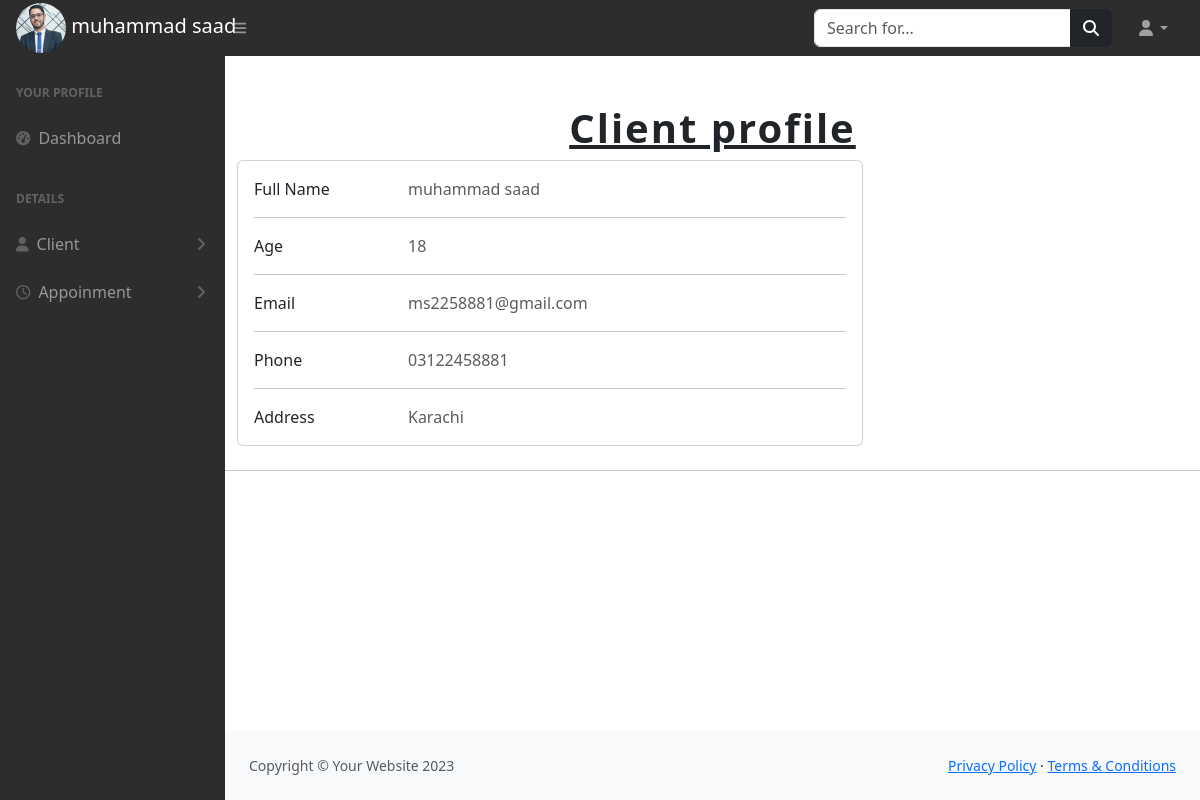
Screenshot of /lawyer-panel/clientprofile.php?id=10 (signed in) with the database file from the repository.
### tables this page shows
CREATE TABLE `lawyer` (
  `id` int(255) NOT NULL,
  `name` varchar(255) NOT NULL,
  `case` int(255) NOT NULL,
  `email` varchar(255) NOT NULL,
  `password` varchar(255) NOT NULL,
  `phone` int(255) NOT NULL,
  `experience` varchar(255) NOT NULL,
  `address` text NOT NULL,
  `image` varchar(255) NOT NULL
);

CREATE TABLE `client_register` (
  `id` int(255) NOT NULL,
  `name` varchar(255) NOT NULL,
  `age` int(255) NOT NULL,
  `email` varchar(255) NOT NULL,
  `password` varchar(255) NOT NULL,
  `phone` varchar(255) NOT NULL,
  `address` text NOT NULL,
  `image` varchar(255) NOT NULL
);

### lawyer-panel/clientprofile.php (the view, shortened to what this page needs)
<?php
include('includes/header.php');
include('includes/topbar.php');
include('includes/sidebar.php');
include("../config.php");
$client_id=$_GET['id'];
$profile="SELECT*FROM `client_register` where id='$client_id'";
$run=mysqli_query($connection,$profile);
if (mysqli_num_rows($run)>0) {
    while ($data=mysqli_fetch_assoc($run)) {
?>
<!DOCTYPE html>
<html lang="en">
<head>
</head>
<body>
  <section >
    <div class="container mt-5 mb-5">
    <h1 style="text-align:center;font-weight:800;letter-spacing:2px;text-decoration:underline;">Client profile</h1>
    <div class="row">
      <div class="col-lg-8">
        <div class="card mb-4">
          <div class="card-body">
            <div class="row">
              <div class="col-sm-3">
                <p class="mb-0">Full Name</p>
              </div>
              <div class="col-sm-9">
                <p class="text-muted mb-0"><?php echo $data['name']?></p>
              </div>
            </div>
            <hr>
            <div class="row">
              <div class="col-sm-3">
                <p class="mb-0">Age</p>
              </div>
              <div class="col-sm-9">
                <p class="text-muted mb-0"><?php echo $data['age']?></p>
              </div>
            </div>
            <hr>
            <div class="row">
              <div class="col-sm-3">
                <p class="mb-0">Email</p>
              </div>
              <div class="col-sm-9">
                <p class="text-muted mb-0"><?php echo $data['email']?></p>
              </div>
            </div>
            <hr>
            <div class="row">
              <div class="col-sm-3">
                <p class="mb-0">Phone</p>
              </div>
              <div class="col-sm-9">
                <p class="text-muted mb-0"><?php echo $data['phone']?></p>
              </div>
            </div>
            <hr>
            <div class="row">
              <div class="col-sm-3">
                <p class="mb-0">Address</p>
              </div>
              <div class="col-sm-9">
                <p class="text-muted mb-0"><?php echo $data['address']?></p>
              </div>
            </div>
          </div>
        </div>
      </div>
      <hr>
      </section>
<?php
 }
}
?>
<?php
include('includes/footer.php');
?>
</body>
</html>

### lawyer-panel/includes/topbar.php (shortened to what this page needs)
<nav class="sb-topnav navbar navbar-expand navbar-dark" style="background-color:#2e2d2d;" >
            <?php
            include("../config.php");
            $id=$_SESSION['id'];
            $query="SELECT*FROM `lawyer` as l inner join `cases` as c on l.case=c.cid where id='$id'";
            $run=mysqli_query($connection,$query);
            if (mysqli_num_rows($run)>0) {
                while ($data=mysqli_fetch_assoc($run)) {
            ?>
            <a class="navbar-brand ps-3 mt-3 mb-3 " href="">
                <img src="<?php echo '../admin-panel/image/' .$data['image']?>" width="50px" style="border-radius:25px;"  alt="">
                <span><?php echo $data['name']?></span>
            </a>
            <?php }
            } ?>
            <button class="btn btn-link btn-sm order-1 order-lg-0 me-4 me-lg-0" id="sidebarToggle" href="#!"><i class="fas fa-bars"></i></button>
            <form class="d-none d-md-inline-block form-inline ms-auto me-0 me-md-3 my-2 my-md-0">
                <div class="input-group">
                    <input class="form-control" type="text" placeholder="Search for..." aria-label="Search for..." aria-describedby="btnNavbarSearch" />
                    <button class="btn btn-dark" id="btnNavbarSearch" type="button"><i class="fas fa-search"></i></button>
                </div>
            </form>
            <ul class="navbar-nav ms-auto ms-md-0 me-3 me-lg-4">
                <li class="nav-item dropdown">
                    <a class="nav-link dropdown-toggle" id="navbarDropdown" href="#" role="button" data-bs-toggle="dropdown" aria-expanded="false"><i class="fas fa-user fa-fw"></i></a>
                </li>
            </ul>
        </nav>

### rows the page displays
lawyer: image (picture), name "muhammad saad"
client_register: name "muhammad saad", age "18", email "ms2258881@gmail.com", phone "03122458881", address "Karachi"
